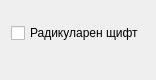
<?xml version="1.0" encoding="UTF-8"?>
<ui version="4.0">
 <class>ObturationView</class>
 <widget class="QWidget" name="ObturationView">
  <property name="geometry">
   <rect>
    <x>0</x>
    <y>0</y>
    <width>156</width>
    <height>80</height>
   </rect>
  </property>
  <property name="windowTitle">
   <string>ObturationView</string>
  </property>
  <layout class="QHBoxLayout" name="horizontalLayout_2">
   <property name="spacing">
    <number>0</number>
   </property>
   <item>
    <layout class="QVBoxLayout" name="verticalLayout">
     <item>
      <widget class="ObturationWidget" name="obturationWidget" native="true"/>
     </item>
     <item>
      <widget class="SurfaceSelector" name="surfaceSelector" native="true"/>
     </item>
     <item>
      <layout class="QHBoxLayout" name="horizontalLayout">
       <item>
        <widget class="QCheckBox" name="post_check">
         <property name="text">
          <string>Радикуларен щифт</string>
         </property>
        </widget>
       </item>
       <item>
        <spacer name="horizontalSpacer">
         <property name="orientation">
          <enum>Qt::Horizontal</enum>
         </property>
         <property name="sizeHint" stdset="0">
          <size>
           <width>40</width>
           <height>20</height>
          </size>
         </property>
        </spacer>
       </item>
      </layout>
     </item>
     <item>
      <spacer name="verticalSpacer">
       <property name="orientation">
        <enum>Qt::Vertical</enum>
       </property>
       <property name="sizeHint" stdset="0">
        <size>
         <width>20</width>
         <height>0</height>
        </size>
       </property>
      </spacer>
     </item>
    </layout>
   </item>
   <item>
    <spacer name="horizontalSpacer_2">
     <property name="orientation">
      <enum>Qt::Horizontal</enum>
     </property>
     <property name="sizeHint" stdset="0">
      <size>
       <width>0</width>
       <height>20</height>
      </size>
     </property>
    </spacer>
   </item>
  </layout>
  <zorder>horizontalSpacer_2</zorder>
 </widget>
 <layoutdefault spacing="6" margin="11"/>
 <customwidgets>
  <customwidget>
   <class>SurfaceSelector</class>
   <extends>QWidget</extends>
   <header>View/SubWidgets/SurfaceSelector.h</header>
   <container>1</container>
  </customwidget>
  <customwidget>
   <class>ObturationWidget</class>
   <extends>QWidget</extends>
   <header>View/SubWidgets/ObturationWidget.h</header>
   <container>1</container>
  </customwidget>
 </customwidgets>
 <resources/>
 <connections/>
</ui>
